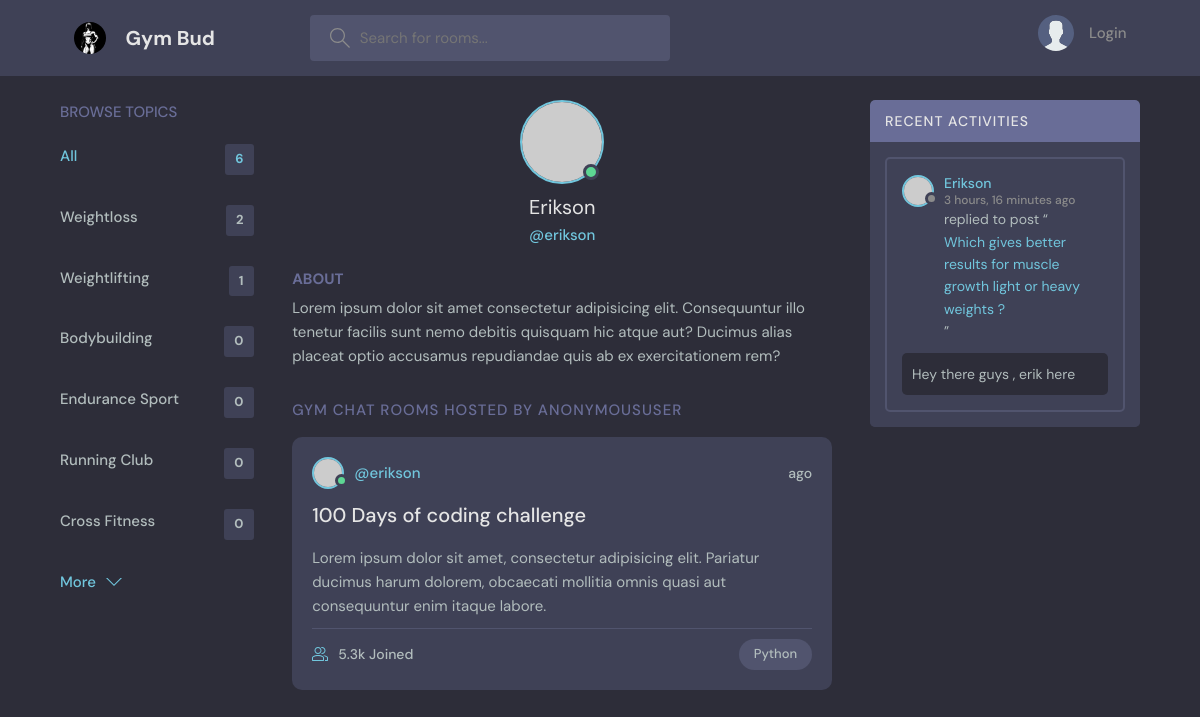
The page /profile/3 on the database its author committed.
### gym_bud_app/models.py (models this page shows, shortened)
class Topic(models.Model):
    name = models.CharField(max_length=200)

class Message(models.Model):
    user = models.ForeignKey(User, on_delete=models.CASCADE)
    room = models.ForeignKey(Room, on_delete=models.CASCADE)
    body = models.TextField()
    update = models.DateTimeField(auto_now=True)
    created = models.DateTimeField(auto_now_add=True)
    class Meta:
        ordering = ['-created']

class Room(models.Model):
    host = models.ForeignKey(User, models.SET_NULL, null=True)
    topic = models.ForeignKey(Topic, models.SET_NULL, null=True)
    name = models.CharField(max_length=200)
    description = models.TextField(null=True, blank=True)
    participants = models.ManyToManyField(User, related_name='participants', blank=True)
    updated = models.DateTimeField(auto_now=True)
    created = models.DateTimeField(auto_now_add=True)
    class Meta:
        ordering = ['-updated','-created']
    def __str__(self):
        return self.name

### gym_bud_app/views.py (the view)
# urls.py: path('profile/<str:pk>', userProfile, name='user-profile'),
def userProfile(request, pk):
    user = User.objects.get(id=pk)
    rooms = user.room_set.all()
    room_messages = user.message_set.all()
    topics = Topic.objects.all()
    context = {
        'user': user,
        'rooms': rooms,
        'topics': topics,
        'room_messages': room_messages
    }
    return render(request, 'base/profile.html', context)

### gym_bud_app/templates/base/profile.html (shortened to what this page needs)
{% extends 'main.html' %}
{% block content %}
  <main class="profile-page layout layout--3">
    <div class="container">
      {% include 'base/topics_component.html' %}
      <div class="roomList">
        <div class="profile">
          <div class="profile__avatar">
            <div class="avatar avatar--large active">
              <img src="https://randomuser.me/api/portraits/men/11.jpg" />
            </div>
          </div>
          <div class="profile__info">
            <h3>{{user.username|capfirst}}</h3>
            <p><a href="">@{{user.username}}</a></p>
          </div>
          <div class="profile__about">
            <h3>About</h3>
            <p>
              Lorem ipsum dolor sit amet consectetur adipisicing elit. Consequuntur illo tenetur
              facilis sunt nemo debitis quisquam hic atque aut? Ducimus alias placeat optio
              accusamus repudiandae quis ab ex exercitationem rem?
            </p>
          </div>
        </div>
        <div class="roomList__header">
          <div>
            <h2>Gym Chat Rooms Hosted By {{request.user}}</a>
            </h2>
          </div>
        </div>
        <div class="roomListRoom">
          <div class="roomListRoom__header">
            <a href="profile.html" class="roomListRoom__author">
              <div class="avatar avatar--small active">
                <img src="https://randomuser.me/api/portraits/men/11.jpg" />
              </div>
              <span>@{{user.username}}</span>
            </a>
            <div class="roomListRoom__actions">
              <span>{{rooms.created|timesince}} ago</span>
            </div>
          </div>
          <div class="roomListRoom__content">
            <a href="room.html">100 Days of coding challenge</a>
            <p>
              Lorem ipsum dolor sit amet, consectetur adipisicing elit. Pariatur ducimus harum
              dolorem, obcaecati mollitia omnis quasi aut consequuntur enim itaque labore.
            </p>
          </div>
          <div class="roomListRoom__meta">
            <a class="roomListRoom__joined">
              5.3k Joined
            </a>
            <p class="roomListRoom__topic">Python</p>
          </div>
        </div>
      </div>
      <div class="activities">
        {% include 'base/activity_component.html' %}
      </div>
    </div>
  </main>
  {% endblock   %}

### gym_bud_app/templates/base/topics_component.html
<div class="topics">
  <div class="topics__header">
    <h2>Browse Topics</h2>
  </div>
  <ul class="topics__list">
    <li>
      <a href="{% url 'home' %}" class="active"
        >All <span>{{topics.count}}</span></a
      >
    </li>
    {% for topic in topics %}
    <li>
      <a href="{% url 'home' %}?q={{topic.name}}"
        >{{topic.name}}<span>{{topic.room_set.all.count}}</span></a
      >
    </li>
    {% endfor %}
  </ul>
  <a class="btn btn--link" href="topics.html">
    More
    <svg
      version="1.1"
      xmlns="http://www.w3.org/2000/svg"
      width="32"
      height="32"
      viewBox="0 0 32 32"
    >
      <title>chevron-down</title>
      <path d="M16 21l-13-13h-3l16 16 16-16h-3l-13 13z"></path>
    </svg>
  </a>
</div>

### gym_bud_app/templates/base/activity_component.html (shortened to what this page needs)
<div class="activities">
  <div class="activities__header">
    <h2>Recent Activities</h2>
  </div>
  {% for message in room_messages %}
  <div class="activities__box">
    <div class="activities__boxHeader roomListRoom__header">
      <a
        href="{% url 'user-profile' message.user.id %}"
        class="roomListRoom__author"
      >
        <div class="avatar avatar--small">
          <img src="https://randomuser.me/api/portraits/women/11.jpg" />
        </div>
        <p>
          {{message.user|capfirst}}
          <span>{{message.created|timesince}} ago</span>
        </p>
      </a>
    </div>
    <div class="activities__boxContent">
      <p>
        replied to post “<a href="{% url 'room' message.room.id %}"
          >{{message.room}}</a
        >”
      </p>
      <div class="activities__boxRoomContent">{{message.body}}</div>
    </div>
  </div>
  {% endfor %}
</div>

### rows shown on the page
Topic: name "Weightloss", room_set.all.count "2"
Topic: name "Weightlifting", room_set.all.count "1"
Topic: name "Bodybuilding", room_set.all.count "0"
Topic: name "Endurance Sport", room_set.all.count "0"
Topic: name "Running Club", room_set.all.count "0"
Topic: name "Cross Fitness", room_set.all.count "0"
Message: user "Erikson", created "3 hours, 16 minutes", room "Which gives better results for muscle growth light or heavy weights ?", body "Hey there guys , erik here"

### other values the page prints
{{ topics.count }} "6"
{{ user.username|capfirst }} "Erikson"
{{ user.username }} "erikson"
{{ request.user }} "ANONYMOUSUSER"
